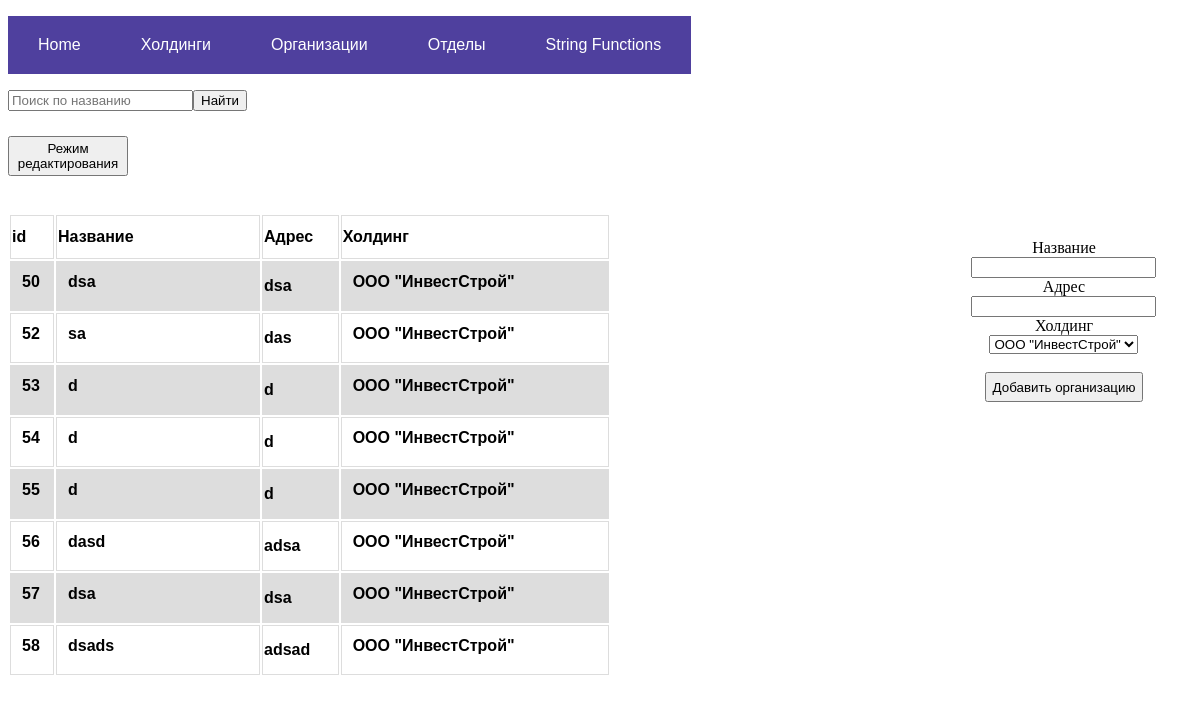
The page /organization/ on the database as committed earlier.
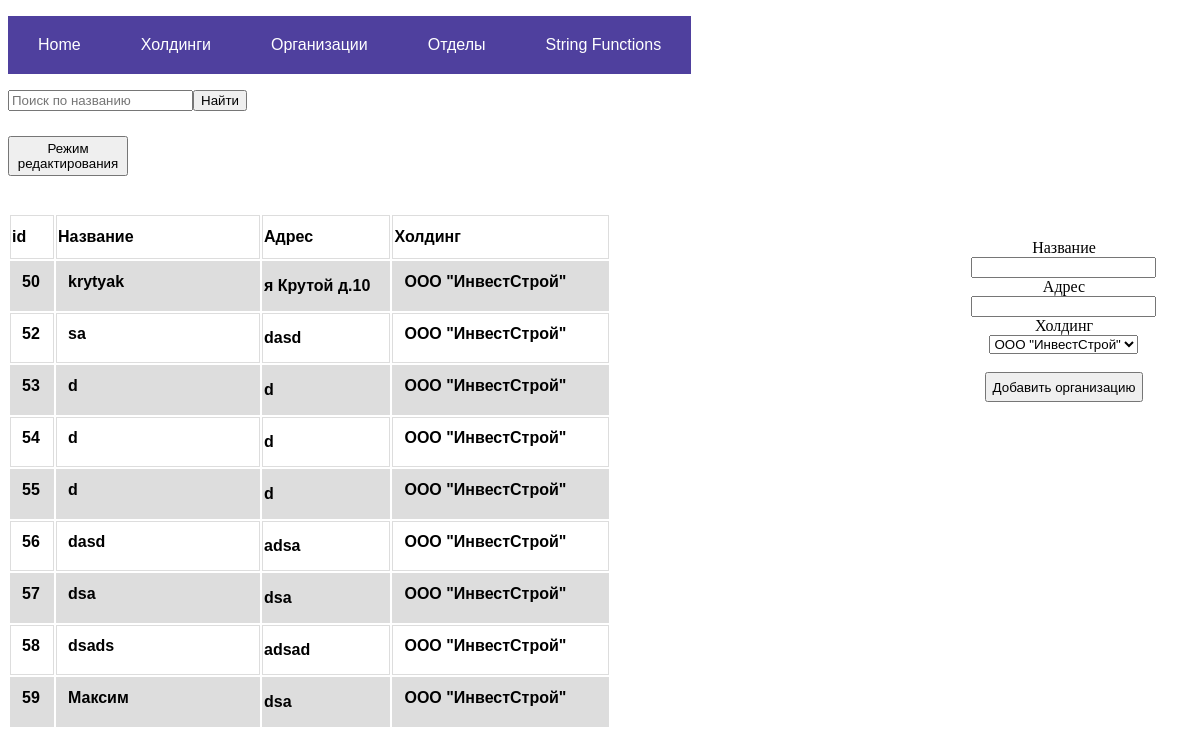
The same page on the database as committed later.
### core/models.py (models this page shows, shortened)
class Organization(models.Model):
    name = models.CharField(verbose_name='Имя', max_length=255)
    address = models.CharField(verbose_name='Адрес', max_length=255)
    holding = models.ForeignKey(Holding, verbose_name="холдинг", on_delete=models.PROTECT)
    is_deleted = models.BooleanField(verbose_name='Удален', default=False)

class Holding(models.Model):
    name = models.CharField(verbose_name='Имя', max_length=255, unique=True)
    address = models.CharField(verbose_name='адрес', max_length=255)
    def __str__(self):
        return self.name

### core/views.py (the view)
# urls.py: path('organization/', OrganizationList.as_view()),
class OrganizationList(ListAPIView):
    queryset = Organization.objects.filter(is_deleted=False)
    model = Organization
    serializer_class = OrganizationSerializer
    renderer_classes = [TemplateHTMLRenderer]
    def list(self, request, *args, **kwargs):
        if query_name := request.query_params.get('search'):
            print(self.get_queryset().filter(is_deleted=True))
            queryset = self.get_queryset().filter(name__contains=query_name)  # TODO МБ ПОЛУЧШЕ РЕШЕНИЕ ЕСТЬ
        else:
            queryset = self.get_queryset()
        holding_queryset = Holding.objects.all()  # TODO мб придется переделывать,/
        return Response({'organizations': queryset, 'holdings': holding_queryset,
                         'success_create': bool(request.query_params.get('success_create'))},  # TODO переделать
                        template_name='organization.html')

### core/templates/organization.html (shortened to what this page needs)
<!DOCTYPE html>
<html lang="en">
<head>
    <div style="position: relative;
          right: 40px;">
    <nav>
      <ul>
        <li>
          <a href="https://www.w3docs.com/">Home</a>
        </li>
        <li>
          <a href="../holding/">Холдинги</a>
        </li>
        <li>
          <a href="../organization/">Организации</a>
        </li>
        <li>
          <a href="../department/">Отделы</a>
        </li>
        <li>
          <a href="https://www.w3docs.com/string-functions/">String Functions</a>
        </li>
      </ul>
    </nav>
    </div>
    <form action="" style="height:">
   <p style="height: 30px"><input type="search" name="search" id="searchfield" placeholder="Поиск по названию">
   <input type="submit" style="float: left" value="Найти">
        </form>
    <button style="
    width: 120px;
    height: 40px;" onclick="show()">Режим редактирования</button></p>
    <div id="block1">
    <table>
            <th style="width: 40px">id</th>
            <th style="width: 200px">Название</th>
            <th>Адрес</th>
            <th>Холдинг</th>
        {% for organization in organizations %}
        <tr>
            <th><a class = "btn" onclick=handleClick(this) style="color: black" href='../department/?organization_id={{organization.pk}}'><span>{{organization.pk}}</span></a></th>
            <th><a class = "btn {{organization.pk}}" onclick=handleClick(this) style="color: black" href='../department/?organization_id={{organization.pk}}'><span>{{organization.name}}</span></a></th>
            <th><a class = "{{organization.pk}}">{{organization.address}}</a></th>
            <th><a class = "btn {{organization.pk}}" onclick=handleClick(this) style="color: black" href='../holding/{{organization.holding.pk}}'><span>{{organization.holding}}</span></a></th>
        </tr>
        {% endfor %}
    </table>
        </div>
    <div id="createform">
    <form action="create/?redirect_back=True" method="POST" >
  <div>
    <label for="name">Название</label><br>
    <input name="name" id="name"/>
  </div>
  <div>
    <label for="address">Адрес</label><br>
    <input name="address" id="address" />
  </div>
  <div>
      Холдинг<br>
    <select name="holding">
        {% for hold in holdings %}
        <option>{{hold.name}}</option>
        {% endfor %}
    </select>
  </div>
  <div>
      <br>
    <button style="padding: 3%">Добавить организацию</button>
      </div>
</form>
        </div>
</head>
<body>
</body>
</html>

### core/templates/organization.html (style rules this page uses)
.btn { display: block; padding: 10px; cursor: pointer; height: 26px; }
table { font-family: arial, sans-serif; border-collapse: separate; width: 280%;  }
td, th { border: 1px solid #dddddd; text-align: left; height: 40px;  }
p { text-align: right; }
#createform { position: sticky; padding: 4% 3%; float: right; text-align: center; display: block; }
#searchfield { float: left;  }
#block1 { float: left; display: block; width: 27%; }
a:link { text-decoration: none; }
tr:nth-child(even) { background-color: #dddddd; }
nav ul:after { content: ""; clear: both; display: block; }
nav ul li { float: left; position: relative; list-style-type: none; }
nav ul li a { display: block; padding: 20px 30px; color: #ffffff; text-decoration: none; background-color: rgba(35, 17, 134, 0.8); font-family: sans-serif; }

Rows that differ between the two databases and show on the page:
changed Organization id 50: name "dsa" → "krytyak"; address "dsa" → "я Крутой д.10"
changed Organization "sa": address "das" → "dasd"
added Organization: pk "59", name "Максим", address "dsa", holding "ООО \"ИнвестСтрой\""
